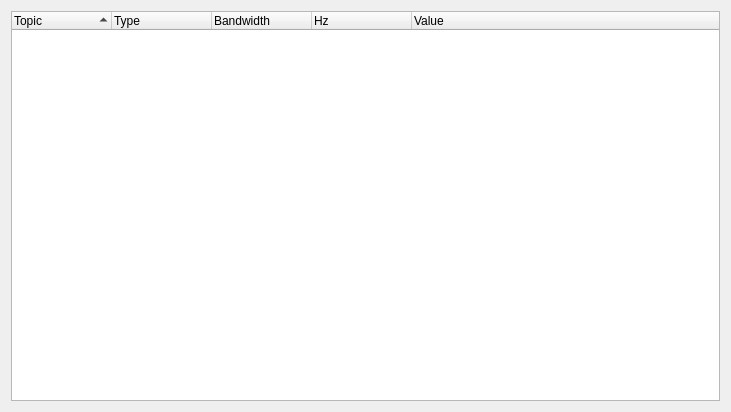
<?xml version="1.0" encoding="UTF-8"?>
<ui version="4.0">
 <class>TopicWidget</class>
 <widget class="QWidget" name="TopicWidget">
  <property name="geometry">
   <rect>
    <x>0</x>
    <y>0</y>
    <width>731</width>
    <height>412</height>
   </rect>
  </property>
  <property name="windowTitle">
   <string>Topic Monitor</string>
  </property>
  <layout class="QVBoxLayout" name="verticalLayout">
   <item>
    <widget class="QTreeWidget" name="topics_tree_widget">
     <property name="contextMenuPolicy">
      <enum>Qt::CustomContextMenu</enum>
     </property>
     <property name="toolTip">
      <string>Right click on item for more options.</string>
     </property>
     <property name="dragEnabled">
      <bool>true</bool>
     </property>
     <property name="dragDropMode">
      <enum>QAbstractItemView::DragOnly</enum>
     </property>
      <property name="sortingEnabled">
       <bool>true</bool>
      </property>
     <column>
      <property name="text">
       <string>Topic</string>
      </property>
     </column>
     <column>
      <property name="text">
       <string>Type</string>
      </property>
     </column>
     <column>
      <property name="text">
       <string>Bandwidth</string>
      </property>
     </column>
     <column>
      <property name="text">
       <string>Hz</string>
      </property>
     </column>
     <column>
      <property name="text">
       <string>Value</string>
      </property>
     </column>
    </widget>
   </item>
  </layout>
 </widget>
 <resources/>
 <connections/>
</ui>
